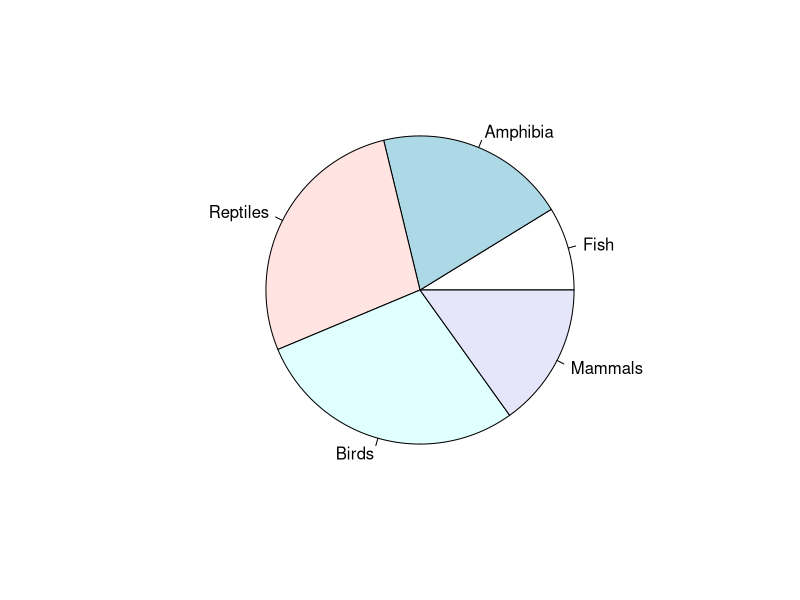
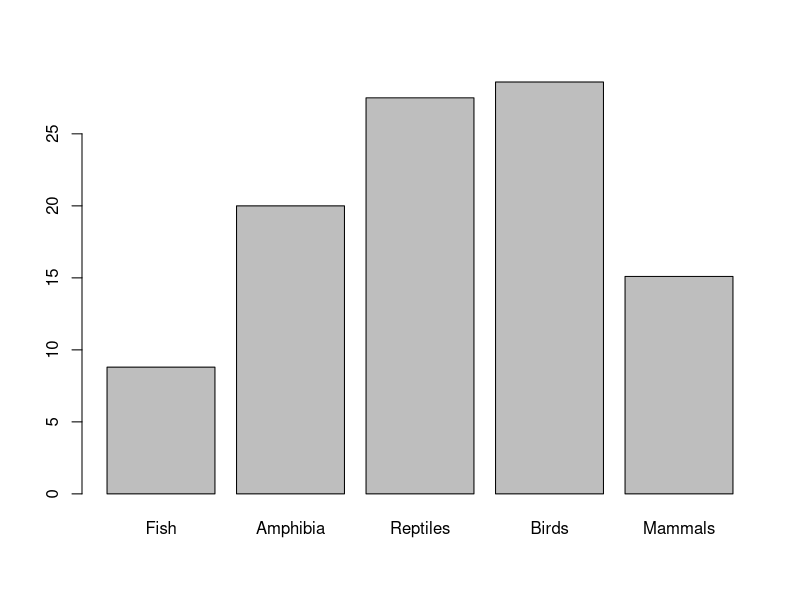
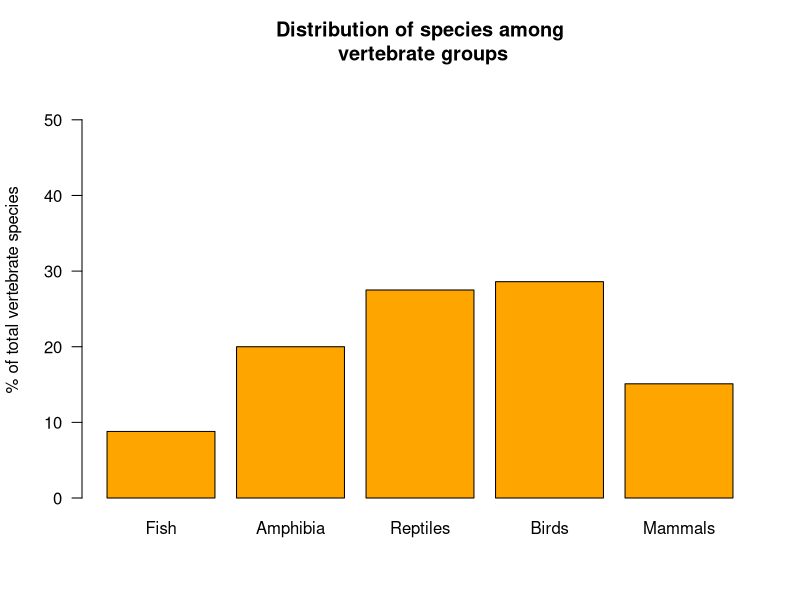
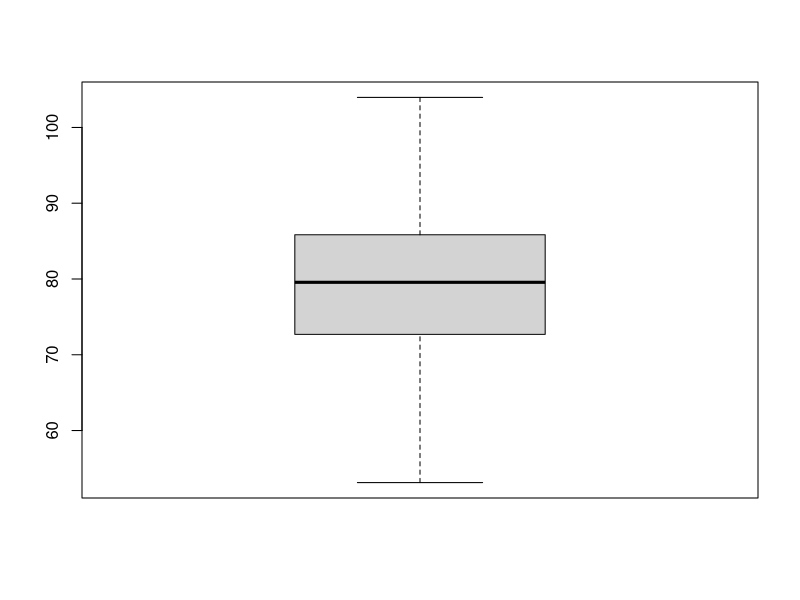
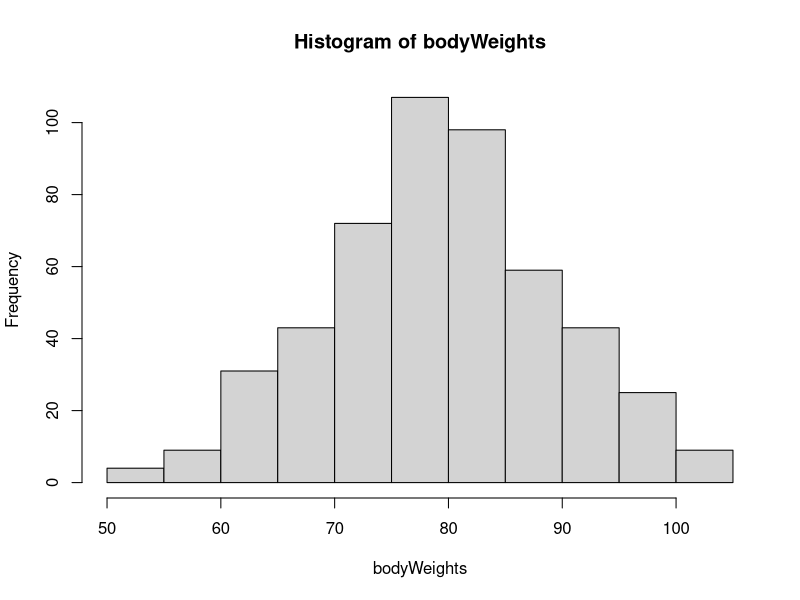
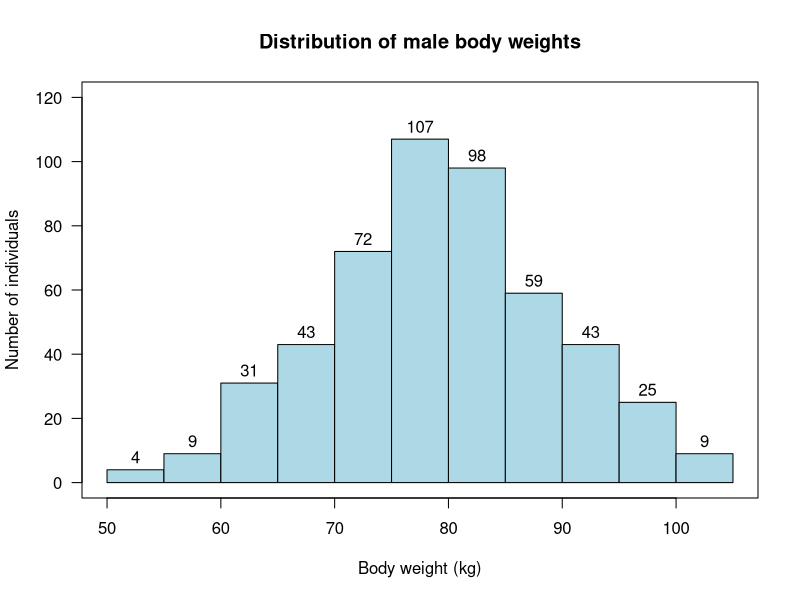
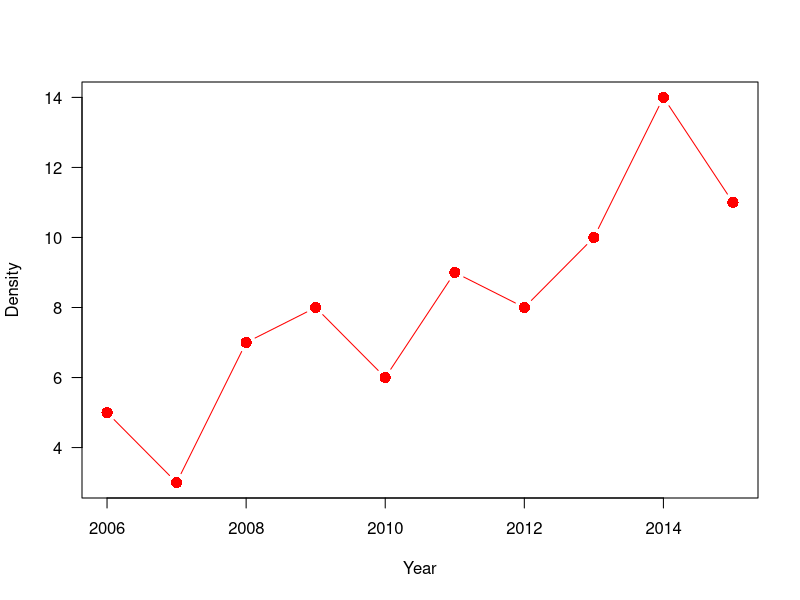
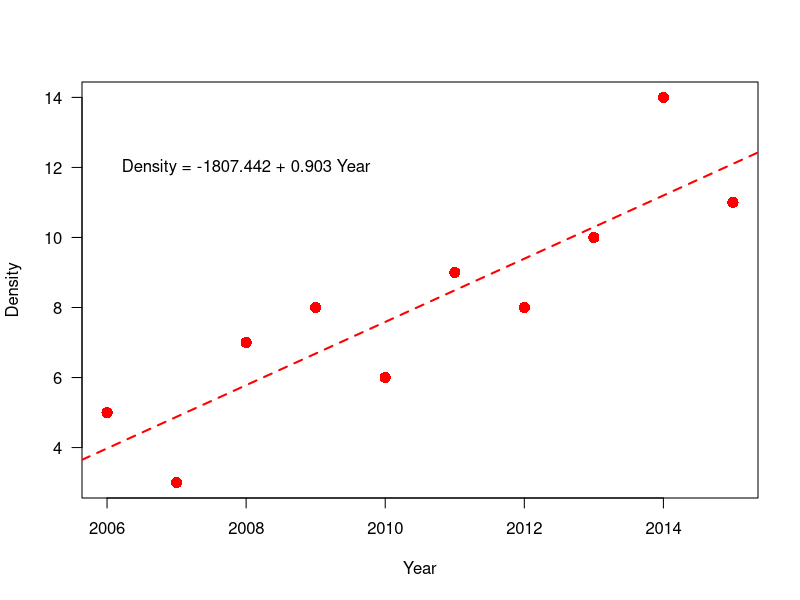

Source code (R) for these figures, in order:

bodyWeights <- rnorm(n=500, mean = 80, sd=10)

vertebrateSpecies <- c(Fish= 3200, Amphibia=7302, Reptiles=10038, Birds=10425, Mammals=5513)

vertebrateSpecies

Year <- 2006:2015
Year

Density <- c(5, 3, 7, 8, 6, 9, 8, 10, 14, 11)

Density2 = c(6, 6, NA, 7, NA, 8, 10, 11, 10, 15)
Density2

vertebrateSpecies/1000

sum(vertebrateSpecies)

percentageSpecies <- round(100* vertebrateSpecies/ sum(vertebrateSpecies),1)
percentageSpecies

sum(percentageSpecies)

pie(vertebrateSpecies)
barplot(percentageSpecies)

barplot(percentageSpecies,
        las=1,
        col="orange",
        ylab= "% of total vertebrate species",
        main="Distribution of species among\n vertebrate groups",
        ylim=c(0,55))

colors()


mean(bodyWeights)
median(bodyWeights)
sd(bodyWeights)
range(bodyWeights)
var(bodyWeights)
length(bodyWeights)
summary(bodyWeights)

boxplot(bodyWeights)
?boxplot

hist(bodyWeights)

hist(bodyWeights,
     las=1,
col="lightblue", 
xlab= "Body weight (kg)", ylab= "Number of individuals",
main= "Distribution of male body weights",
labels=T,
ylim=c(0,120))

box()

mean(Density2)
mean(Density2, na.rm = TRUE)

is.na(Density2)
which(is.na(Density2))
which(!is.na(Density2))

plot(Density~Year, type="b", pch=16,
     col="red", cex=1.5, las=1)
cor(Year, Density)

lm(Density~Year)

plot(Density~Year, type="p", pch=16,
     col="red", cex=1.5, las=1)
abline(-1807.442, 0.903, lwd=2, lty=2, col="red")

text(x=2008, y=12, labels="Density = -1807.442 + 0.903 Year")

summary(Density)
summary(Density2)


na.omit(Density2)
plot(Density~Density2, type= "b",pch=16,col="red", cex=1.5, las=1)

rm(list = ls())
